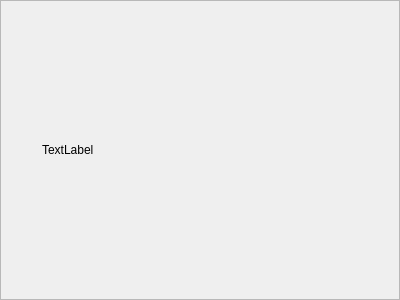
<?xml version="1.0" encoding="UTF-8"?>
<ui version="4.0">
 <class>FoldedView</class>
 <widget class="QFrame" name="FoldedView">
  <property name="geometry">
   <rect>
    <x>0</x>
    <y>0</y>
    <width>400</width>
    <height>300</height>
   </rect>
  </property>
  <property name="sizePolicy">
   <sizepolicy hsizetype="Preferred" vsizetype="Maximum">
    <horstretch>0</horstretch>
    <verstretch>0</verstretch>
   </sizepolicy>
  </property>
  <property name="windowTitle">
   <string>Frame</string>
  </property>
  <property name="frameShape">
   <enum>QFrame::StyledPanel</enum>
  </property>
  <property name="frameShadow">
   <enum>QFrame::Raised</enum>
  </property>
  <layout class="QHBoxLayout" name="horizontalLayout">
   <item>
    <widget class="QLabel" name="iconLabel">
     <property name="maximumSize">
      <size>
       <width>24</width>
       <height>24</height>
      </size>
     </property>
     <property name="text">
      <string/>
     </property>
     <property name="pixmap">
      <pixmap resource="../gui_res.qrc">:/Images/icons/go-next-4.png</pixmap>
     </property>
     <property name="scaledContents">
      <bool>true</bool>
     </property>
    </widget>
   </item>
   <item>
    <widget class="QLabel" name="descLabel">
     <property name="text">
      <string>TextLabel</string>
     </property>
    </widget>
   </item>
  </layout>
 </widget>
 <resources>
  <include location="../gui_res.qrc"/>
 </resources>
 <connections/>
</ui>
